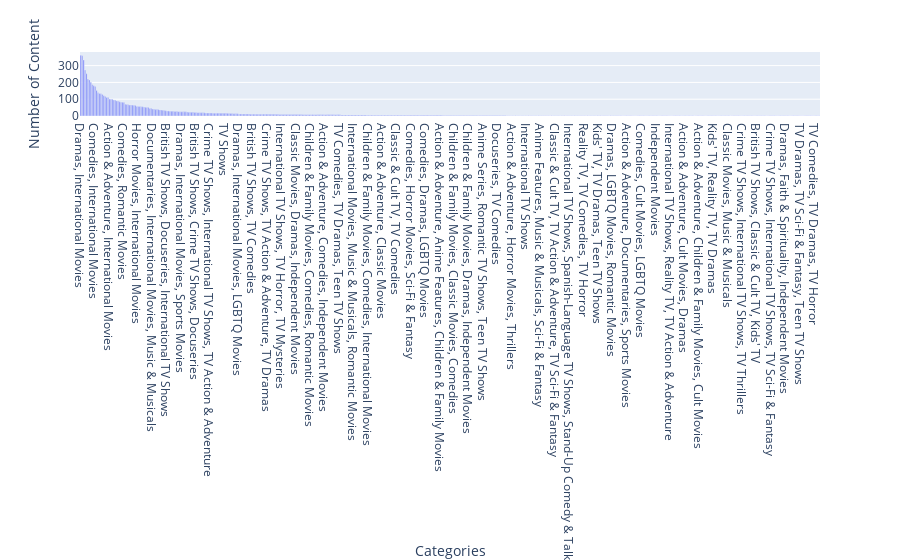

The code cell stored with this chart in its notebook:
### Markdown cell above
There are more TV-MA (TV-Mature) rated titles on the platform than anything else, the number of TV rated content is higher than PG and R rated content.

### Code cell
fig = px.bar(df,x=df['listed_in'].value_counts().keys(),y=df['listed_in'].value_counts(),
labels=dict(x="Categories", y="Number of Content"))
fig.show()

### Figure 1 — Plotly figure (JSON) as saved in the notebook; plotly's stock layout.template omitted (floating-point values rounded to 4 significant figures; data arrays with more than 128 entries replaced by an {"elided": "..."} marker saying what was removed)
{"data": [{"alignmentgroup": "True", "hovertemplate": "Categories=%{x}<br>Number of Content=%{y}<extra></extra>", "legendgroup": "", "marker": {"color": "#636efa", "pattern": {"shape": ""}}, "name": "", "offsetgroup": "", "orientation": "v", "showlegend": false, "textposition": "auto", "type": "bar", "x": {"elided": "514 str values"}, "xaxis": "x", "y": {"elided": "514 int values"}, "yaxis": "y"}], "layout": {"barmode": "relative", "legend": {"tracegroupgap": 0}, "margin": {"t": 60}, "xaxis": {"anchor": "y", "domain": [0, 1], "title": {"text": "Categories"}}, "yaxis": {"anchor": "x", "domain": [0, 1], "title": {"text": "Number of Content"}}}}
